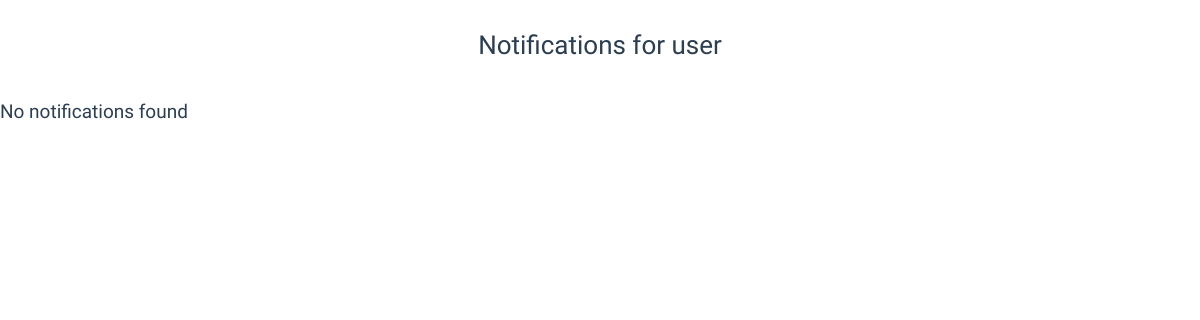
Page /home/ (signed in) on the earlier database version.
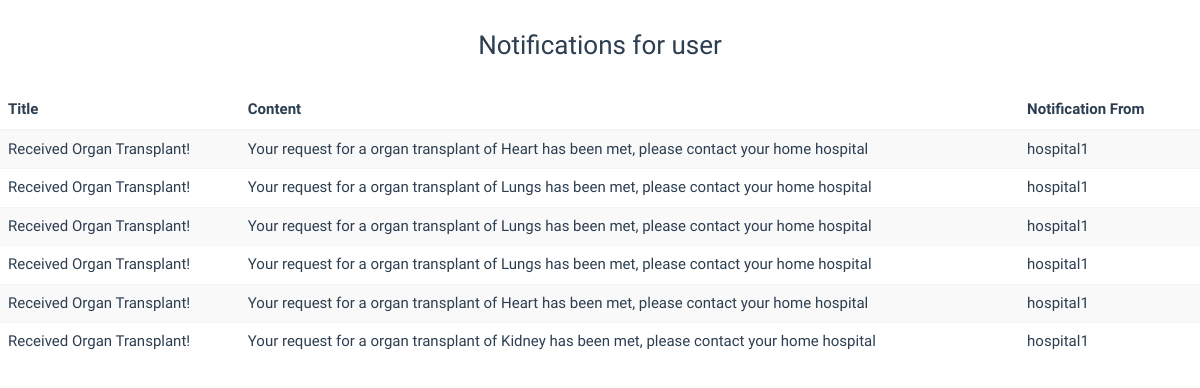
Same page on the later database version.
### website/models.py (models this page shows, shortened)
class Notification(models.Model):
    name = models.CharField(max_length=200)
    text = models.CharField(max_length = 500)
    type = models.CharField(max_length = 200)
    to = models.ForeignKey(User, null = True, related_name='to_user')
    frm = models.ForeignKey(User, null = True, blank = True, related_name='frm_user')
    priority = models.IntegerField(default = 1)
    is_read = models.BooleanField(default = False)
    url = models.CharField(max_length = 1000, null = True, blank = True)

### website/views.py (the view)
# urls.py: url(r'^home/$', views.home, name='home'),
@login_required
def home(request):
    try:
        hospital = Hospital.objects.get(user = request.user)
        notifications = Notification.objects.filter(is_read=False, to = request.user)
        return render(request, "home.html",{'notifs':notifications,'notifcount':len(notifications)})
    except:
        pass
    notifications = Notification.objects.filter( to=request.user)
    tempnotif = notifications.values()
    for i in notifications:
        i.is_read =True
        i.save()
    return render(request, "donor_home.html",{'notifs':notifications,'notifcount':len(notifications)})

### templates/donor_home.html
{%  extends 'base.html' %}
{% block content %}
    <br>
    <div align="center"> <h3 style="margin: 10px;"> Notifications for user</h3></div>
    <br>
    {% if notifcount == 0 %}
    <h4>No notifications found</h4>
    {% else %}
<table class="table table-hover table-striped">
    <thead>
      <tr>
        <th>Title</th>
        <th>Content</th>
          <th>Notification From</th>
          <th></th>
      </tr>
    </thead>
    <tbody>
    {% for notification in notifs %}
      <tr>
        <td>{{ notification.name }}</td>
        <td>{{ notification.text }} </td>
          <td>{{ notification.frm }}</td>
      {% if notification.is_read  %}
          <td></td>
          {% else %}
          <td><alert class="alert alert-info">New</alert></td>
      {% endif %}
      </tr>
    {% endfor %}
    </tbody>
  </table>
    {% endif %}
{% endblock %}

### templates/base.html (shortened to what this page needs)
{% load staticfiles %}
<!DOCTYPE html>
<html>
    <head>
            <link href="{% static 'css/bootstrap.min.css' %}" rel="stylesheet">
          <link rel="stylesheet" href="{% static 'css/AdminLTE.min.css' %}">
                </head>
                <body>
                {% block content %}
                {% endblock %}
                </body>
</html>

Differences in the rows shown:
added Notification: name "Received Organ Transplant!", text "Your request for a organ transplant of Heart has been met, please contact your home hospital", frm "hospital1", is_read True (drawn)
added Notification: name "Received Organ Transplant!", text "Your request for a organ transplant of Lungs has been met, please contact your home hospital", frm "hospital1", is_read True (drawn)
added Notification: name "Received Organ Transplant!", text "Your request for a organ transplant of Lungs has been met, please contact your home hospital", frm "hospital1", is_read True (drawn)
added Notification: name "Received Organ Transplant!", text "Your request for a organ transplant of Lungs has been met, please contact your home hospital", frm "hospital1", is_read True (drawn)
added Notification: name "Received Organ Transplant!", text "Your request for a organ transplant of Heart has been met, please contact your home hospital", frm "hospital1", is_read True (drawn)
added Notification: name "Received Organ Transplant!", text "Your request for a organ transplant of Kidney has been met, please contact your home hospital", frm "hospital1", is_read True (drawn)
Other differences:
text no longer shown: "No notifications found"
text now shown: "Title Content Notification From"
